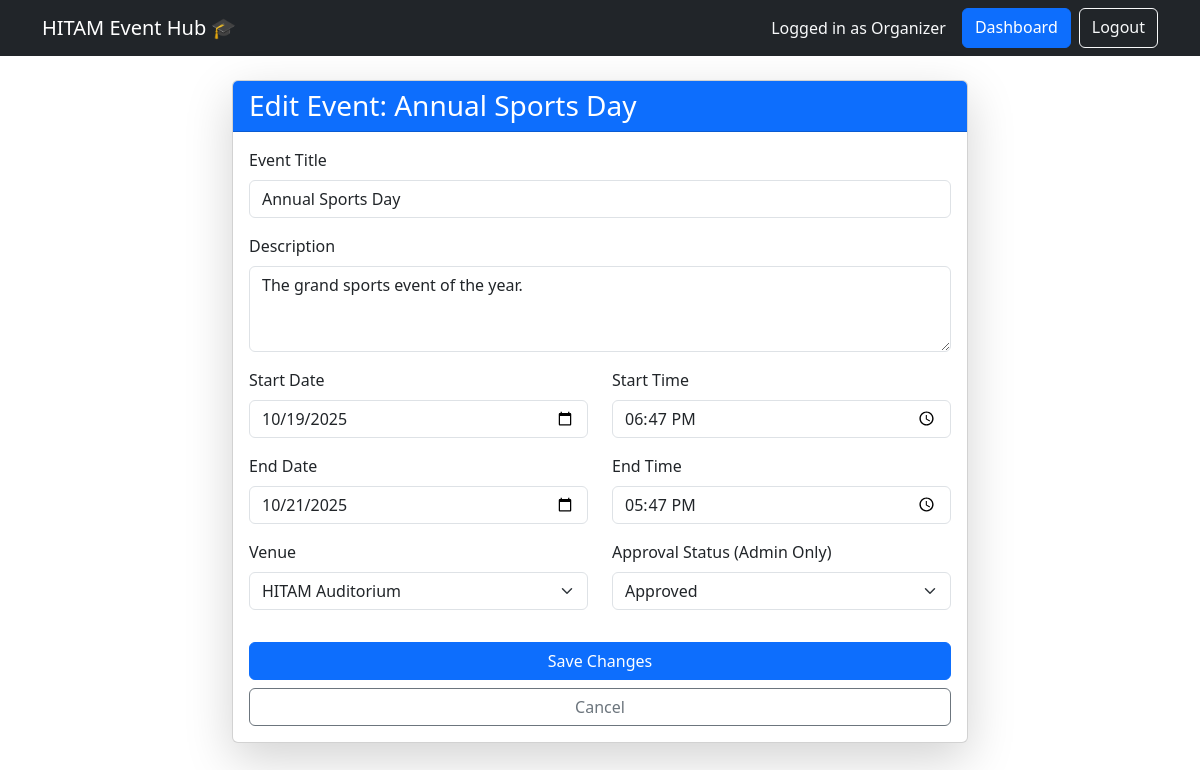
/edit_event/1 (signed in), run on the app's committed database.
### app.py (models this page shows)
class Event(db.Model):
    id = db.Column(db.Integer, primary_key=True)
    title = db.Column(db.String(100), nullable=False)
    description = db.Column(db.Text, nullable=False)
    start_datetime = db.Column(db.DateTime, nullable=False)
    end_datetime = db.Column(db.DateTime, nullable=False)
    venue_id = db.Column(db.Integer, db.ForeignKey('venue.id'))
    organizer_id = db.Column(db.Integer, db.ForeignKey('user.id'))
    status = db.Column(db.String(20), default='pending')

class Venue(db.Model):
    id = db.Column(db.Integer, primary_key=True)
    name = db.Column(db.String(100), unique=True, nullable=False)
    capacity = db.Column(db.Integer, default=0)

### app.py (the view, shortened to what this page needs)
@app.route('/edit_event/<int:event_id>', methods=['GET', 'POST'])
@role_required(roles=['organizer', 'admin'])
def edit_event(event_id):
    event = Event.query.get_or_404(event_id)
    venues = Venue.query.all()
    if session.get('role') == 'organizer' and event.organizer_id != session.get('user_id'):
        flash('You are not authorized to edit this event.', 'danger')
        return redirect(url_for('dashboard'))
    return render_template('edit_event.html', event=event, venues=venues)

### app.py (called while the page is built)
def login_required(f):
    @wraps(f)
    def decorated_function(*args, **kwargs):
        if 'user_id' not in session:
            flash('Please log in to access this page.', 'warning')
            return redirect(url_for('login'))
        return f(*args, **kwargs)
    return decorated_function

def role_required(roles):
    def decorator(f):
        @wraps(f)
        @login_required
        def decorated_function(*args, **kwargs):
            if session.get('role') not in roles:
                flash(f'Access denied. Required roles: {", ".join(roles)}', 'danger')
                return redirect(url_for('dashboard'))
            return f(*args, **kwargs)
        return decorated_function
    return decorator

### templates/edit_event.html (shortened to what this page needs)
{% extends "base.html" %}
{% block content %}
<div class="row justify-content-center">
    <div class="col-md-8">
        <div class="card shadow-lg">
            <div class="card-header bg-primary text-white">
                <h3 class="mb-0">Edit Event: {{ event.title }}</h3>
            </div>
            <div class="card-body">
                <form method="POST">
                    <div class="mb-3">
                        <label for="title" class="form-label">Event Title</label>
                        <input type="text" class="form-control" id="title" name="title" value="{{ event.title }}" required>
                    </div>
                    <div class="mb-3">
                        <label for="description" class="form-label">Description</label>
                        <textarea class="form-control" id="description" name="description" rows="3" required>{{ event.description }}</textarea>
                    </div>
                    <div class="row">
                        <div class="col-md-6 mb-3">
                            <label for="start_date" class="form-label">Start Date</label>
                            <input type="date" class="form-control" id="start_date" name="start_date" value="{{ event.start_datetime.strftime('%Y-%m-%d') }}" required>
                        </div>
                        <div class="col-md-6 mb-3">
                            <label for="start_time" class="form-label">Start Time</label>
                            <input type="time" class="form-control" id="start_time" name="start_time" value="{{ event.start_datetime.strftime('%H:%M') }}" required>
                        </div>
                    </div>
                    <div class="row">
                        <div class="col-md-6 mb-3">
                            <label for="end_date" class="form-label">End Date</label>
                            <input type="date" class="form-control" id="end_date" name="end_date" value="{{ event.end_datetime.strftime('%Y-%m-%d') }}" required>
                        </div>
                        <div class="col-md-6 mb-3">
                            <label for="end_time" class="form-label">End Time</label>
                            <input type="time" class="form-control" id="end_time" name="end_time" value="{{ event.end_datetime.strftime('%H:%M') }}" required>
                        </div>
                    </div>
                    <div class="row">
                        <div class="col-md-6 mb-3">
                            <label for="venue_id" class="form-label">Venue</label>
                            <select class="form-select" id="venue_id" name="venue_id" required>
                                {% for venue in venues %}
                                <option value="{{ venue.id }}" {% if venue.id == event.venue_id %}selected{% endif %}>{{ venue.name }}</option>
                                {% endfor %}
                            </select>
                        </div>
                        <div class="col-md-6 mb-3">
                            <label for="status" class="form-label">Approval Status (Admin Only)</label>
                            <select class="form-select" id="status" name="status" required>
                                <option value="approved" {% if event.status == 'approved' %}selected{% endif %}>Approved</option>
                            </select>
                        </div>
                    </div>
                    <button type="submit" class="btn btn-primary w-100 mt-3">Save Changes</button>
                    <a href="{{ url_for('dashboard') }}" class="btn btn-outline-secondary w-100 mt-2">Cancel</a>
                </form>
            </div>
        </div>
    </div>
</div>
{% endblock %}

### data on the page
Event: title "Annual Sports Day", description "The grand sports event of the year.", start_date "10/19/2025", start_time "18:47", end_date "10/21/2025", end_time "17:47", venue_id "HITAM Auditorium", status "Approved"

### other printed values
{{ session.get('role').capitalize() }} "Organizer"
